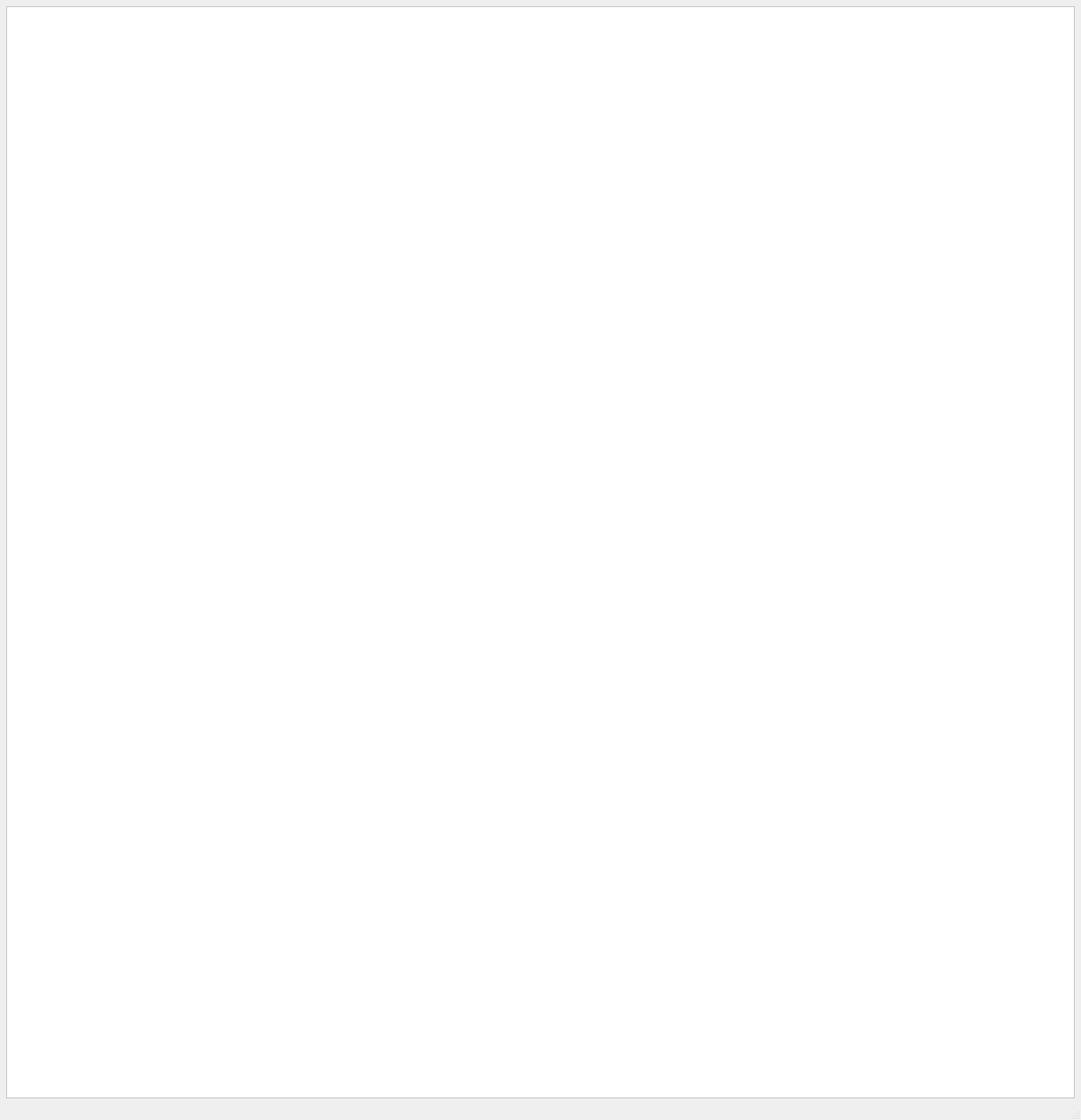
<?xml version="1.0" encoding="UTF-8"?>
<ui version="4.0">
 <class>MainWindow</class>
 <widget class="QMainWindow" name="MainWindow">
  <property name="geometry">
   <rect>
    <x>0</x>
    <y>0</y>
    <width>1544</width>
    <height>1600</height>
   </rect>
  </property>
  <property name="windowTitle">
   <string>LevelDB Viewer</string>
  </property>
  <widget class="QWidget" name="centralwidget">
   <layout class="QHBoxLayout" name="horizontalLayout">
    <item>
     <widget class="QTableWidget" name="levelDbTableWidget">
      <property name="dragEnabled">
       <bool>true</bool>
      </property>
      <property name="sortingEnabled">
       <bool>true</bool>
      </property>
      <attribute name="horizontalHeaderCascadingSectionResizes">
       <bool>true</bool>
      </attribute>
     </widget>
    </item>
   </layout>
  </widget>
  <widget class="QMenuBar" name="menubar">
   <property name="geometry">
    <rect>
     <x>0</x>
     <y>0</y>
     <width>1544</width>
     <height>47</height>
    </rect>
   </property>
  </widget>
  <widget class="QStatusBar" name="statusbar"/>
 </widget>
 <resources/>
 <connections/>
</ui>
